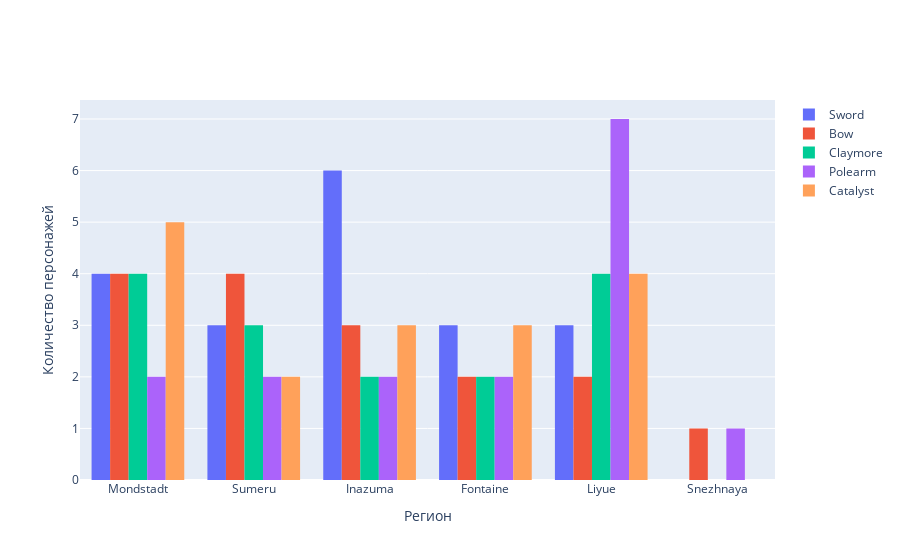

Notebook source saved alongside this figure:
### Markdown cell above
6. Изобразим столбчатую диаграмму распределения типов оружия (weapon_type) в зависимости от региона (region)

### Code cell
fig6 = go.Figure()

for t in df['weapon_type'].unique():
    fig6.add_trace(go.Histogram(x=df[df['weapon_type'] == t]['region'], name=t))

fig6.update_layout(
    xaxis_title="Регион",
    yaxis_title="Количество персонажей",
    )

fig6.show()

### Figure 1 — Plotly figure (JSON) as saved in the notebook; plotly's stock layout.template omitted (floating-point values rounded to 4 significant figures)
{"data": [{"name": "Sword", "type": "histogram", "x": ["Mondstadt", "Sumeru", "Mondstadt", "Inazuma", "Fontaine", "Fontaine", "Mondstadt", "Inazuma", "Mondstadt", "Inazuma", "Inazuma", "Liyue", "Inazuma", "Inazuma", "Sumeru", "Fontaine", "Sumeru", "Liyue", "Liyue"]}, {"name": "Bow", "type": "histogram", "x": ["Mondstadt", "Sumeru", "Mondstadt", "Sumeru", "Mondstadt", "Liyue", "Inazuma", "Inazuma", "Fontaine", "Sumeru", "Fontaine", "Snezhnaya", "Sumeru", "Mondstadt", "Liyue", "Inazuma"]}, {"name": "Claymore", "type": "histogram", "x": ["Inazuma", "Liyue", "Liyue", "Sumeru", "Mondstadt", "Sumeru", "Mondstadt", "Fontaine", "Liyue", "Sumeru", "Fontaine", "Mondstadt", "Mondstadt", "Inazuma", "Liyue"]}, {"name": "Polearm", "type": "histogram", "x": ["Snezhnaya", "Sumeru", "Fontaine", "Sumeru", "Fontaine", "Liyue", "Mondstadt", "Inazuma", "Mondstadt", "Liyue", "Inazuma", "Liyue", "Liyue", "Liyue", "Liyue", "Liyue"]}, {"name": "Catalyst", "type": "histogram", "x": ["Liyue", "Mondstadt", "Fontaine", "Mondstadt", "Mondstadt", "Mondstadt", "Sumeru", "Fontaine", "Liyue", "Inazuma", "Inazuma", "Mondstadt", "Sumeru", "Fontaine", "Liyue", "Inazuma", "Liyue"]}], "layout": {"xaxis": {"title": {"text": "Регион"}}, "yaxis": {"title": {"text": "Количество персонажей"}}}}
